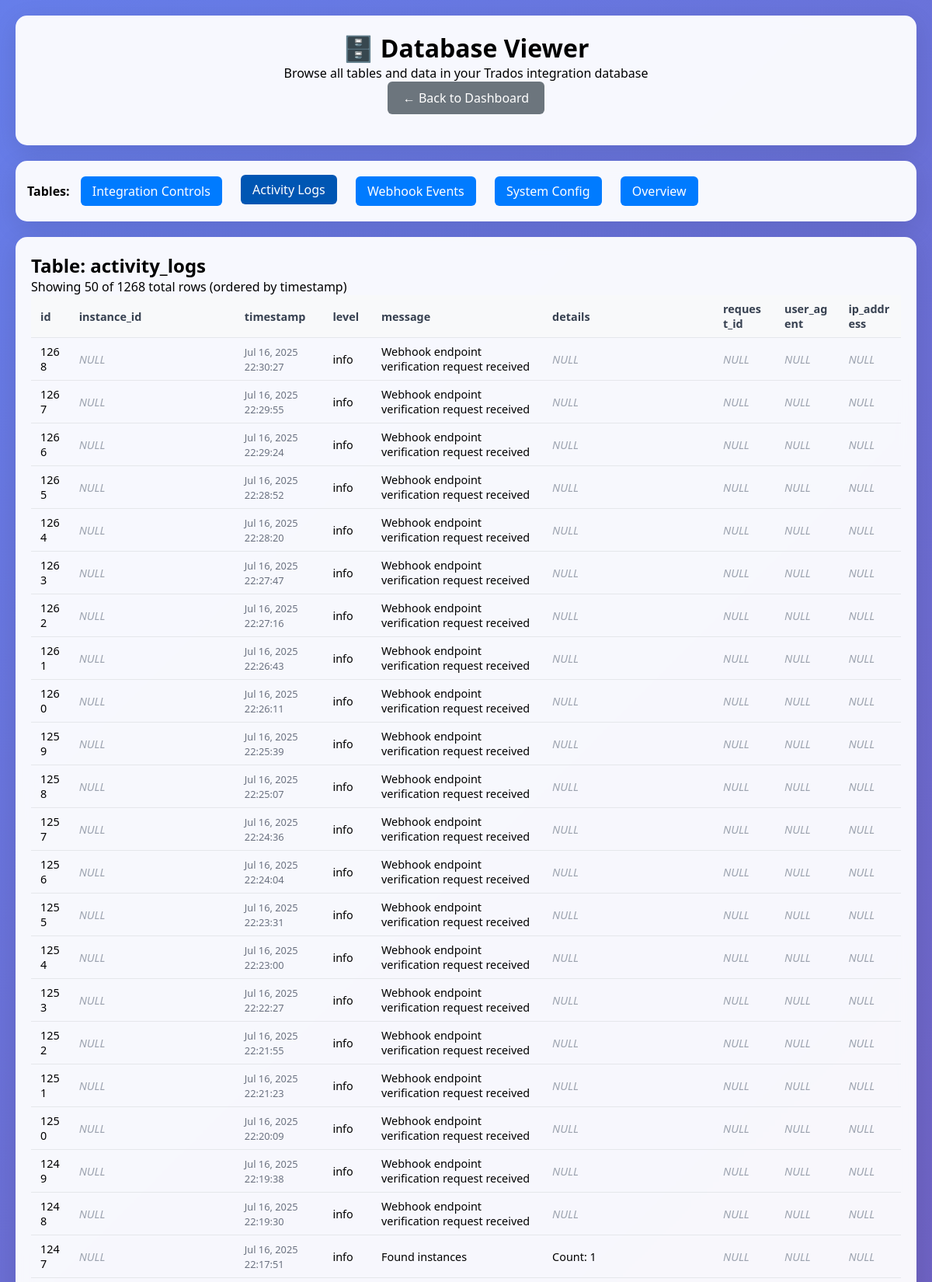
/database-viewer.php?table=activity_logs (upper part), run on the app's committed database.
### tables this page shows
CREATE TABLE activity_logs (
            id INTEGER PRIMARY KEY AUTOINCREMENT,
            instance_id TEXT,
            timestamp DATETIME DEFAULT CURRENT_TIMESTAMP,
            level TEXT DEFAULT 'info' CHECK(level IN ('success', 'info', 'warning', 'error')),
            message TEXT NOT NULL,
            details TEXT,
            request_id TEXT,
            user_agent TEXT,
            ip_address TEXT
        );

### database-viewer.php (the view, shortened to what this page needs)
<?php
require_once 'includes/database.php';
$selectedTable = $_GET['table'] ?? null;
$page = max(1, (int)($_GET['page'] ?? 1));
$perPage = 50;
$offset = ($page - 1) * $perPage;
?>
<!DOCTYPE html>
<html lang="en">
<head>
</head>
<body>
    <div class="container">
        <div class="header">
            <h1>🗄️ Database Viewer</h1>
            <p>Browse all tables and data in your Trados integration database</p>
            <a href="index.php" class="back-link">← Back to Dashboard</a>
        </div>
        <div class="nav">
            <strong>Tables:</strong>
            <a href="?table=integration_controls" <?php echo $selectedTable === 'integration_controls' ? 'class="active"' : ''; ?>>
                Integration Controls
            </a>
            <a href="?table=activity_logs" <?php echo $selectedTable === 'activity_logs' ? 'class="active"' : ''; ?>>
                Activity Logs
            </a>
            <a href="?table=webhook_events" <?php echo $selectedTable === 'webhook_events' ? 'class="active"' : ''; ?>>
                Webhook Events
            </a>
            <a href="?table=system_config" <?php echo $selectedTable === 'system_config' ? 'class="active"' : ''; ?>>
                System Config
            </a>
            <a href="?" <?php echo !$selectedTable ? 'class="active"' : ''; ?>>
                Overview
            </a>
        </div>
        <div class="content">
            <?php if (!$selectedTable): ?>
                <h2>Database Overview</h2>
                <?php
                $tables = ['integration_controls', 'activity_logs', 'webhook_events', 'system_config'];
                $stats = [];
                foreach ($tables as $table) {
                    try {
                        $stmt = $pdo->query("SELECT COUNT(*) as count FROM `$table`");
                        $stats[$table] = $stmt->fetch()['count'];
                    } catch (PDOException $e) {
                        $stats[$table] = 'Error';
                        echo "<div class='error'>Error getting count for table '$table': " . htmlspecialchars($e->getMessage()) . "</div>";
                    }
                }
                try {
                    $stmt = $pdo->query("SELECT sqlite_version() as version");
                    $version = 'SQLite ' . $stmt->fetch()['version'];
                    $database_file = __DIR__ . '/data/trados.db';
                    $size_mb = file_exists($database_file) ? round(filesize($database_file) / 1024 / 1024, 2) : 0;
                } catch (Exception $e) {
                    $version = 'Unknown';
                    $size_mb = 0;
                    echo "<div class='error'>Error getting database info: " . htmlspecialchars($e->getMessage()) . "</div>";
                }
                ?>
                <div class="stats">
                    <div class="stat-card">
                        <div class="stat-number"><?php echo $stats['integration_controls']; ?></div>
                        <div>Integration Controls</div>
                    </div>
                    <div class="stat-card">
                        <div class="stat-number"><?php echo $stats['activity_logs']; ?></div>
                        <div>Activity Logs</div>
                    </div>
                    <div class="stat-card">
                        <div class="stat-number"><?php echo $stats['webhook_events']; ?></div>
                        <div>Webhook Events</div>
                    </div>
                    <div class="stat-card">
                        <div class="stat-number"><?php echo $stats['system_config']; ?></div>
                        <div>Config Settings</div>
                    </div>
                </div>
                <h3>Database Information</h3>
                <table>
                    <tr><td><strong>Version:</strong></td><td><?php echo htmlspecialchars($version); ?></td></tr>
                    <tr><td><strong>Size:</strong></td><td><?php echo $size_mb; ?> MB</td></tr>
                    <tr><td><strong>Location:</strong></td><td><?php echo htmlspecialchars(realpath(__DIR__ . '/data/trados.db') ?: 'File not found'); ?></td></tr>
                </table>
            <?php else: ?>
                <?php
                try {
                    $countStmt = $pdo->prepare("SELECT COUNT(*) as total FROM `$selectedTable`");
                    $countStmt->execute();
                    $totalRows = $countStmt->fetch()['total'];
                    $structStmt = $pdo->query("PRAGMA table_info(`$selectedTable`)");
                    $columns = $structStmt->fetchAll(PDO::FETCH_ASSOC);
                    $columnNames = array_column($columns, 'name');
                    $orderBy = 'rowid';
                    if (in_array('timestamp', $columnNames)) {
                        $orderBy = 'timestamp';
                    } elseif (in_array('created_at', $columnNames)) {
                        $orderBy = 'created_at';
                    } elseif (in_array('id', $columnNames)) {
                        $orderBy = 'id';
                    }
                    $stmt = $pdo->prepare("SELECT * FROM `$selectedTable` ORDER BY `$orderBy` DESC LIMIT ? OFFSET ?");
                    $stmt->bindValue(1, $perPage, PDO::PARAM_INT);
                    $stmt->bindValue(2, $offset, PDO::PARAM_INT);
                    $stmt->execute();
                    $rows = $stmt->fetchAll(PDO::FETCH_ASSOC);
                    if (empty($rows)) {
                        echo "<p>No data found in table: <strong>" . htmlspecialchars($selectedTable) . "</strong></p>";
                    } else {
                        echo "<h2>Table: " . htmlspecialchars($selectedTable) . "</h2>";
                        echo "<p>Showing " . count($rows) . " of $totalRows total rows (ordered by $orderBy)</p>";
                        $tableColumns = array_keys($rows[0]);
                        echo "<table>";
                        echo "<thead><tr>";
                        foreach ($tableColumns as $column) {
                            echo "<th>" . htmlspecialchars($column) . "</th>";
                        }
                        echo "</tr></thead>";
                        echo "<tbody>";
                        foreach ($rows as $row) {
                            echo "<tr>";
                            foreach ($tableColumns as $column) {
                                $value = $row[$column];
                                echo "<td>";
                                if ($value === null) {
                                    echo "<em style='color: #9ca3af;'>NULL</em>";
                                } elseif ($column === 'status') {
                                    echo "<span class='status-badge status-$value'>" . ucfirst(htmlspecialchars($value)) . "</span>";
                                } elseif (in_array($column, ['timestamp', 'created_at', 'last_activity', 'updated_at']) && $value) {
                                    echo "<span class='timestamp'>" . date('M j, Y H:i:s', strtotime($value)) . "</span>";
                                } elseif (in_array($column, ['client_secret']) && $value) {
                                    echo "<code>" . substr($value, 0, 10) . "..." . substr($value, -4) . "</code>";
                                } elseif (strlen($value) > 100) {
                                    echo "<span title='" . htmlspecialchars($value) . "'>" .
                                         htmlspecialchars(substr($value, 0, 100)) . "...</span>";
                                } else {
                                    echo htmlspecialchars($value);
                                }
                                echo "</td>";
                            }
                            echo "</tr>";
                        }
                        echo "</tbody></table>";
                    }
                } catch (PDOException $e) {
                    echo "<div class='error'>Database error: " . htmlspecialchars($e->getMessage()) . "</div>";
                } catch (Exception $e) {
                    echo "<div class='error'>Error: " . htmlspecialchars($e->getMessage()) . "</div>";
                }
                ?>
            <?php endif; ?>
        </div>
    </div>
</body>
</html>

### database-viewer.php (style rules this page uses)
* { margin: 0; padding: 0; box-sizing: border-box; }
body { font-family: 'Segoe UI', Tahoma, Geneva, Verdana, sans-serif; background: linear-gradient(135deg, #667eea 0%, #764ba2 100%); min-height: 100vh; padding: 20px; }
.container { max-width: 1400px; margin: 0 auto; }
.header { background: rgba(255, 255, 255, 0.95); backdrop-filter: blur(10px); border-radius: 15px; padding: 20px; margin-bottom: 20px; box-shadow: 0 8px 32px rgba(0, 0, 0, 0.1); text-align: center; }
.nav { background: rgba(255, 255, 255, 0.95); backdrop-filter: blur(10px); border-radius: 15px; padding: 15px; margin-bottom: 20px; box-shadow: 0 8px 32px rgba(0, 0, 0, 0.1); }
.nav a { display: inline-block; margin: 5px 10px; padding: 8px 15px; background: #007bff; color: white; text-decoration: none; border-radius: 6px; transition: all 0.2s ease; }
.nav a:hover, .nav a.active { background: #0056b3; transform: translateY(-2px); }
.content { background: rgba(255, 255, 255, 0.95); backdrop-filter: blur(10px); border-radius: 15px; padding: 20px; box-shadow: 0 8px 32px rgba(0, 0, 0, 0.1); overflow-x: auto; }
table { width: 100%; border-collapse: collapse; font-size: 0.9rem; }
th, td { text-align: left; padding: 8px 12px; border-bottom: 1px solid #e5e7eb; word-break: break-word; max-width: 300px; }
th { background: #f8f9fa; font-weight: 600; color: #374151; position: sticky; top: 0; }
.timestamp { font-size: 0.8rem; color: #6b7280; }
.back-link { display: inline-block; margin-bottom: 20px; padding: 10px 20px; background: #6c757d; color: white; text-decoration: none; border-radius: 6px; }

### data on the page
activity_logs: id "1268", timestamp "Jul 16, 2025 22:30:27", level "info", message "Webhook endpoint verification request received"
activity_logs: id "1267", timestamp "Jul 16, 2025 22:29:55", level "info", message "Webhook endpoint verification request received"
activity_logs: id "1266", timestamp "Jul 16, 2025 22:29:24", level "info", message "Webhook endpoint verification request received"
activity_logs: id "1265", timestamp "Jul 16, 2025 22:28:52", level "info", message "Webhook endpoint verification request received"
activity_logs: id "1264", timestamp "Jul 16, 2025 22:28:20", level "info", message "Webhook endpoint verification request received"
activity_logs: id "1263", timestamp "Jul 16, 2025 22:27:47", level "info", message "Webhook endpoint verification request received"
activity_logs: id "1262", timestamp "Jul 16, 2025 22:27:16", level "info", message "Webhook endpoint verification request received"
activity_logs: id "1261", timestamp "Jul 16, 2025 22:26:43", level "info", message "Webhook endpoint verification request received"
activity_logs: id "1260", timestamp "Jul 16, 2025 22:26:11", level "info", message "Webhook endpoint verification request received"
activity_logs: id "1259", timestamp "Jul 16, 2025 22:25:39", level "info", message "Webhook endpoint verification request received"
activity_logs: id "1258", timestamp "Jul 16, 2025 22:25:07", level "info", message "Webhook endpoint verification request received"
activity_logs: id "1257", timestamp "Jul 16, 2025 22:24:36", level "info", message "Webhook endpoint verification request received"
activity_logs: id "1256", timestamp "Jul 16, 2025 22:24:04", level "info", message "Webhook endpoint verification request received"
activity_logs: id "1255", timestamp "Jul 16, 2025 22:23:31", level "info", message "Webhook endpoint verification request received"
activity_logs: id "1254", timestamp "Jul 16, 2025 22:23:00", level "info", message "Webhook endpoint verification request received"
activity_logs: id "1253", timestamp "Jul 16, 2025 22:22:27", level "info", message "Webhook endpoint verification request received"
activity_logs: id "1252", timestamp "Jul 16, 2025 22:21:55", level "info", message "Webhook endpoint verification request received"
activity_logs: id "1251", timestamp "Jul 16, 2025 22:21:23", level "info", message "Webhook endpoint verification request received"
activity_logs: id "1250", timestamp "Jul 16, 2025 22:20:09", level "info", message "Webhook endpoint verification request received"
activity_logs: id "1249", timestamp "Jul 16, 2025 22:19:38", level "info", message "Webhook endpoint verification request received"
activity_logs: id "1248", timestamp "Jul 16, 2025 22:19:30", level "info", message "Webhook endpoint verification request received"
activity_logs: id "1247", timestamp "Jul 16, 2025 22:17:51", level "info", message "Found instances", details "Count: 1"

### other printed values
$selectedTable "activity_logs"
count($rows) "50"
$totalRows "1268"
$orderBy "timestamp"
$column "id"
$column "instance_id"
$column "timestamp"
$column "level"
$column "message"
$column "details"
$column "request_id"
$column "user_agent"
$column "ip_address"
